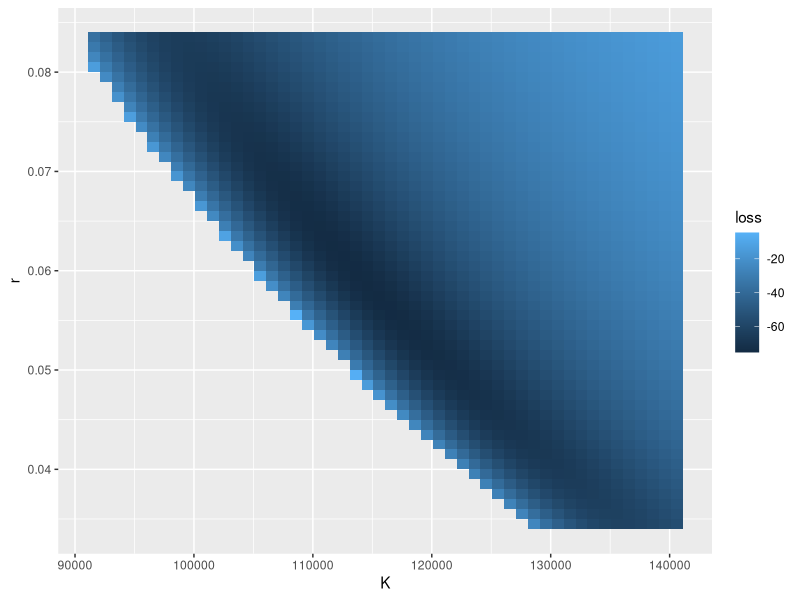

Recreate this plot in R.
## ---- chunk 1
setwd("/workspaces/schooling/management/biomass_dynamics/")
data <- read.csv(
    "biomass_data.csv", header=T, sep=","
)
colnames(data) <- c("year", "catch", "effort")
data$cpue <- data$catch / data$effort
head(data)
## ---- chunk 2
get_biomass <- function(catches, K, r) {
    biomass <- numeric(length(catches))
    biomass[1] <- K
    for (i in 2:length(catches)) {
        last_biomass <- biomass[i-1]
        biomass[i] <- last_biomass + last_biomass * r * (-log(last_biomass / K)) - catches[i-1]
    }
    return(biomass)
}

get_cpue_pred <- function(biomass, q) {
    cpue <- numeric(length(biomass))
    for (i in 1:length(biomass)) {
        cpue[i] <- biomass[i] * q
    }
    return(cpue) 
}

get_loss <- function(cpue, cpue_pred) {
    loss <- numeric(length(cpue))
    for (i in 1:length(cpue)) {
        loss[i] <- (log(cpue[i]) - log(cpue_pred[i])) ^ 2
    }
    sigma <- sum(loss) / length(loss)
    return(0.5 * length(loss) * log(sigma))
}

evaluate <- function(data, K, r, q) {
    biomass <- get_biomass(data$catch, K, r)
    cpue_pred <- get_cpue_pred(biomass, q)
    loss <- get_loss(data$cpue, cpue_pred)
    return(loss)
}

K = 115591.3636
r = 0.058497677
q = 0.0000296814275481331

evaluate(data, K, r, q)
## ---- chunk 3
r_step = 0.001
K_step = 1000
steps = 50

K = 115591.3636 - (steps / 2) * K_step
r = 0.058497677 - (steps / 2) * r_step
q = 0.0000296814275481331

K_array = c()
r_array = c()
loss_array = c()

for (i in 1:steps) {
    K <- K + K_step
    r = 0.058497677 - (steps / 2) * r_step
    for (j in 1:steps) {
        r <- r + r_step
        loss <- evaluate(data, K, r, q)
        K_array <- c(K_array, K)
        r_array <- c(r_array, r)
        loss_array <- c(loss_array, loss)
    }
}
## ---- chunk 4
df <- data.frame(K_array, r_array, loss_array)
colnames(df) <- c("K", "r", "loss")
df <- na.omit(df)
df <- df[df$loss < 0,]
df$loss <- as.numeric(df$loss)
df$K <- as.numeric(df$K)
df$r <- as.numeric(df$r)
head(df)
## ---- chunk 5
library(ggplot2)

ggplot(df, aes(K, r, fill= loss)) + 
  geom_tile()
## ---- chunk 6
conf <- df[df$loss <= -74.48 + 2.99,]
conf$MSY <- conf$K * conf$r / exp(1)
print(min(conf$MSY))
print(max(conf$MSY))
